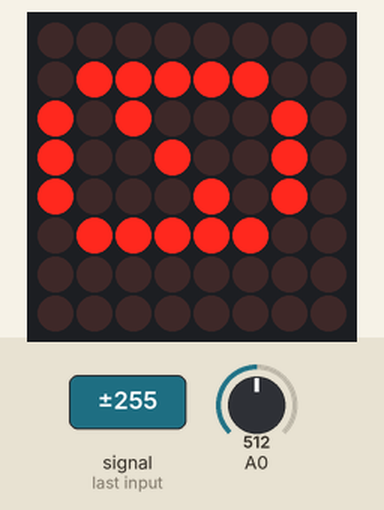
Simulated run of this sketch. Board: Arduino Uno, built with avr-gcc and run on an emulated ATmega328P. On the bench: 8×8 LED matrix. The inputs (shaded band) are chosen by the test bench; at power-on: A0 = 512. What the sketch prints to the serial monitor is not drawn.

1.3 s: A0 fed a 200 Hz sine of ±255 counts around its level
Above: at 2.3 s.
3.4 s: A0 set to 716
Timing chart, 0 to 6.4 s (numbered marks = the images above; inputs shaded):
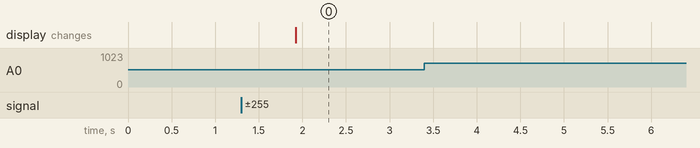

Measured:
- after the input at 1.3 s, the display: changes after 0.63 s (image 0)
- after the input at 3.4 s, every drawn part: stays the same

The sketch:

dtmf-detector.ino
```cpp
/**
 * Connections:
 * [ Mic to Arduino ]
 *  - Out -> A0
 *  - Vcc -> 3.3V
 *  - Gnd -> Gnd
 *  - Arduino: AREF -> 3.3V
 * [ Display to Arduino ]
 *  - Vcc -> 5V
 *  - Gnd -> Gnd
 *  - DIN -> D11
 *  - CLK -> D13
 *  - CS  -> D9
 */
#include <binary.h>
#include <avr/pgmspace.h>

#include <LEDMatrixDriver.hpp>

#define CS_PIN      9

#define N           256
#define IX_LEN      8
#define THRESHOLD   20

LEDMatrixDriver lmd(1, CS_PIN);

uint8_t samples[N];
volatile uint16_t samplePos = 0;

float spectrum[IX_LEN];

// Frequences [697.0, 770.0, 852.0, 941.0, 1209.0, 1336.0, 1477.0, 1633.0]
// Calculated for 9615Hz 256 samples
const float cos_t[IX_LEN] PROGMEM = {
  0.8932243011955153, 0.8700869911087115, 0.8448535652497071, 0.8032075314806449,
  0.6895405447370669, 0.6343932841636456, 0.5555702330196023, 0.4713967368259978
  };

const float sin_t[IX_LEN] PROGMEM = {
  0.44961132965460654, 0.49289819222978404, 0.5349976198870972, 0.5956993044924334,
  0.7242470829514669, 0.7730104533627369, 0.8314696123025451, 0.8819212643483549
  };

typedef struct {
  char digit;
  uint8_t index;
} digit_t;

digit_t detected_digit;

const char table[4][4] PROGMEM = {
  {'1', '2', '3', 'A'},
  {'4', '5', '6', 'B'},
  {'7', '8', '9', 'C'},
  {'*', '0', '#', 'D'}
};

const uint8_t char_indexes[4][4] PROGMEM = {
  {1, 2, 3, 10},
  {4, 5, 6, 11},
  {7, 8, 9, 12},
  {15, 0, 14, 13}
};

byte font[16][8] = {
                     {0x00,0x38,0x44,0x4c,0x54,0x64,0x44,0x38}, // 0
                     {0x04,0x0c,0x14,0x24,0x04,0x04,0x04,0x04}, // 1
                     {0x00,0x30,0x48,0x04,0x04,0x38,0x40,0x7c}, // 2
                     {0x00,0x38,0x04,0x04,0x18,0x04,0x44,0x38}, // 3
                     {0x00,0x04,0x0c,0x14,0x24,0x7e,0x04,0x04}, // 4
                     {0x00,0x7c,0x40,0x40,0x78,0x04,0x04,0x38}, // 5
                     {0x00,0x38,0x40,0x40,0x78,0x44,0x44,0x38}, // 6
                     {0x00,0x7c,0x04,0x04,0x08,0x08,0x10,0x10}, // 7
                     {0x00,0x3c,0x44,0x44,0x38,0x44,0x44,0x78}, // 8
                     {0x00,0x38,0x44,0x44,0x3c,0x04,0x04,0x78}, // 9
                     {0x00,0x1c,0x22,0x42,0x42,0x7e,0x42,0x42}, // A
                     {0x00,0x78,0x44,0x44,0x78,0x44,0x44,0x7c}, // B
                     {0x00,0x3c,0x44,0x40,0x40,0x40,0x44,0x7c}, // C
                     {0x00,0x7c,0x42,0x42,0x42,0x42,0x44,0x78}, // D
                     {0x00,0x0a,0x7f,0x14,0x28,0xfe,0x50,0x00}, // #
                     {0x00,0x10,0x54,0x38,0x10,0x38,0x54,0x10}  // *
                  };

void initADC() {
  // Init ADC; f = ( 16MHz/prescaler ) / 13 cycles/conversion
  ADMUX  = 0; // Channel sel, right-adj, use AREF pin
  ADCSRA = _BV(ADEN)  | // ADC enable
           _BV(ADSC)  | // ADC start
           _BV(ADATE) | // Auto trigger
           _BV(ADIE)  | // Interrupt enable
           _BV(ADPS2) | _BV(ADPS1) | _BV(ADPS0); // 128:1 / 13 = 9615 Hz
  ADCSRB = 0; // Free-run mode
  DIDR0  = _BV(0); // Turn off digital input for ADC pin
  TIMSK0 = 0;                // Timer0 off
}

void goertzel(uint8_t *samples, float *spectrum) {
  float v_0, v_1, v_2;
  float re, im, amp;

  for (uint8_t k = 0; k < IX_LEN; k++) {
    float c = pgm_read_float(&(cos_t[k]));
    float s = pgm_read_float(&(sin_t[k]));

    float a = 2. * c;
    v_0 = v_1 = v_2 = 0;
    for (uint16_t i = 0; i < N; i++) {
      v_0 = v_1;
      v_1 = v_2;
      v_2 = (float)(samples[i]) + a * v_1 - v_0;
    }
    re = c * v_2 - v_1;
    im = s * v_2;
    amp = sqrt(re * re + im * im);
    spectrum[k] = amp;
  }
}

float avg(float *a, uint16_t len) {
  float result = .0;
  for (uint16_t i = 0; i < len; i++) {
    result += a[i];
  }
  return result / len;
}

int8_t get_single_index_above_threshold(float *a, uint16_t len, float threshold) {

  if (threshold < THRESHOLD) {
    return -1;
  }

  int8_t ix = -1;
  for (uint16_t i = 0; i < len; i++) {
    if (a[i] > threshold) {
      if (ix == -1) {
        ix = i;
      } else {
        return -1;
      }
    }
  }
  return ix;
}

void detect_digit(float *spectrum) {
  float avg_row = avg(spectrum, 4);
  float avg_col = avg(&spectrum[4], 4);
  int8_t row = get_single_index_above_threshold(spectrum, 4, avg_row);
  int8_t col = get_single_index_above_threshold(&spectrum[4], 4, avg_col);

  if (row != -1 && col != -1 && avg_col > 200) {
    detected_digit.digit = pgm_read_byte(&(table[row][col]));
    detected_digit.index = pgm_read_byte(&(char_indexes[row][col]));
  } else {
    detected_digit.digit = 0;
  }
}

void drawSprite(byte* sprite) {
  // The mask is used to get the column bit from the sprite row
  byte mask = B10000000;

  for(int iy = 0; iy < 8; iy++ ) {
    for(int ix = 0; ix < 8; ix++ ) {
      lmd.setPixel(7 - iy, ix, (bool)(sprite[iy] & mask ));

      // shift the mask by one pixel to the right
      mask = mask >> 1;
    }

    // reset column mask
    mask = B10000000;
  }
}

void setup() {
  cli();
  initADC();
  sei();

  Serial.begin(115200);

  lmd.setEnabled(true);
  lmd.setIntensity(2);
  lmd.clear();
  lmd.display();

  detected_digit.digit = 0;
}

unsigned long z = 0;

void loop() {
  while(ADCSRA & _BV(ADIE)); // Wait for audio sampling to finish
  goertzel(samples, spectrum);
  detect_digit(spectrum);

  if (detected_digit.digit != 0) {
    drawSprite(font[detected_digit.index]);
    lmd.display();
  }

  if (z % 5 == 0) {
    for (int i = 0; i < IX_LEN; i++) {
      Serial.print(spectrum[i]);
      Serial.print("\t");
    }
    Serial.println();
    Serial.println((int)detected_digit.digit);
  }
  z++;

  samplePos = 0;

  ADCSRA |= _BV(ADIE);       // Resume sampling interrupt
}

ISR(ADC_vect) {
  uint16_t sample = ADC;

  samples[samplePos++] = sample - 400;

  if(samplePos >= N) {
    ADCSRA &= ~_BV(ADIE); // Buffer full, interrupt off
  }
}
```
